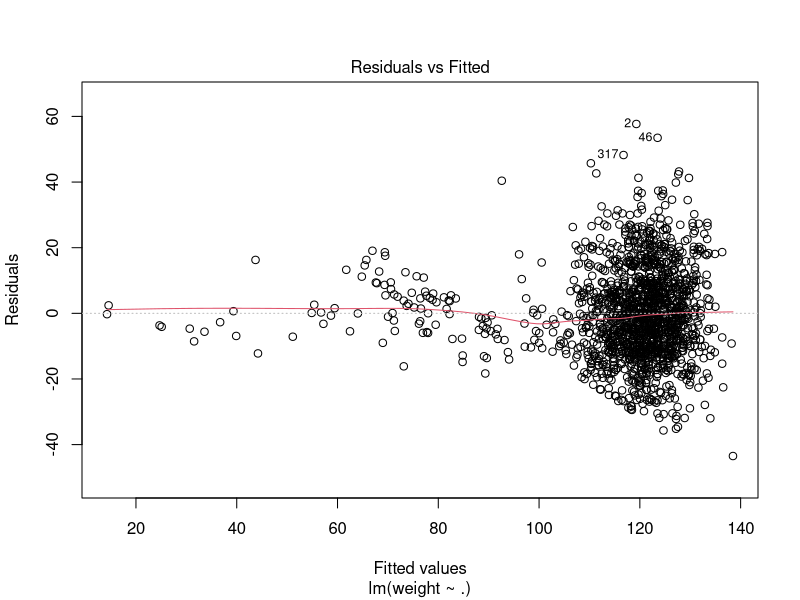
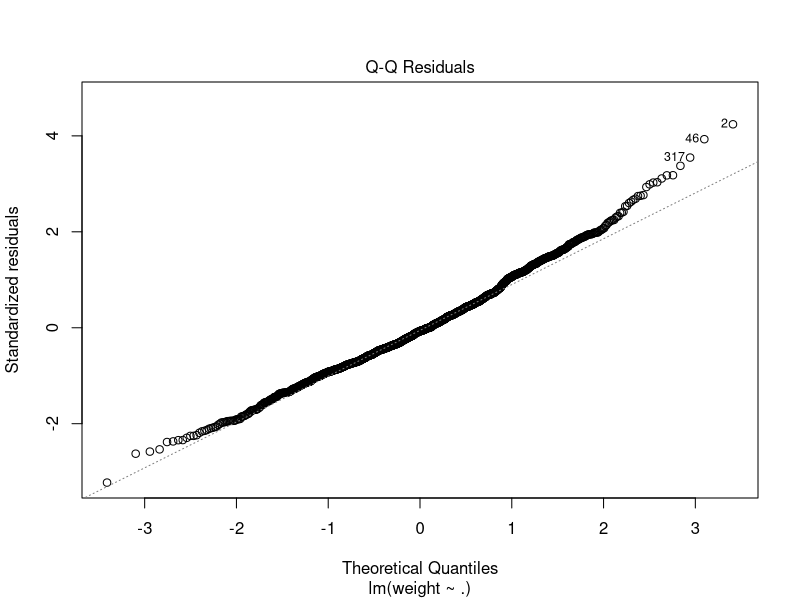
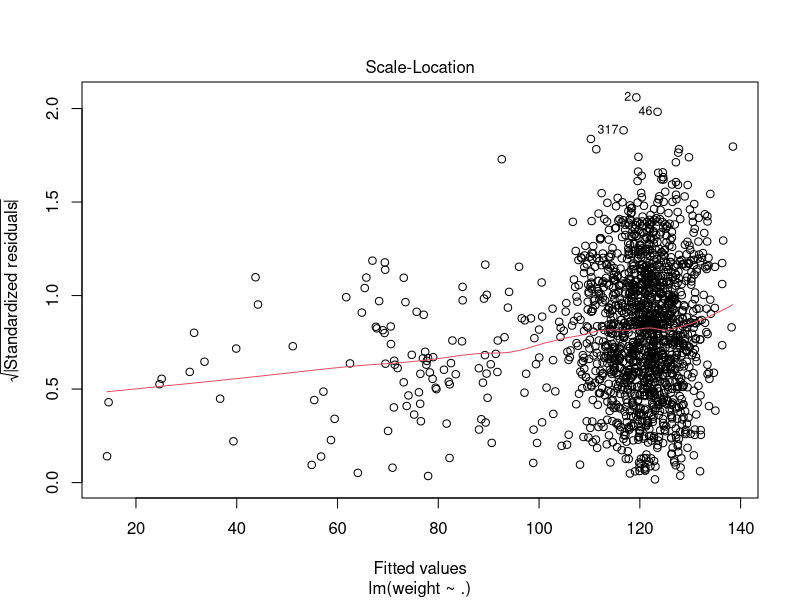
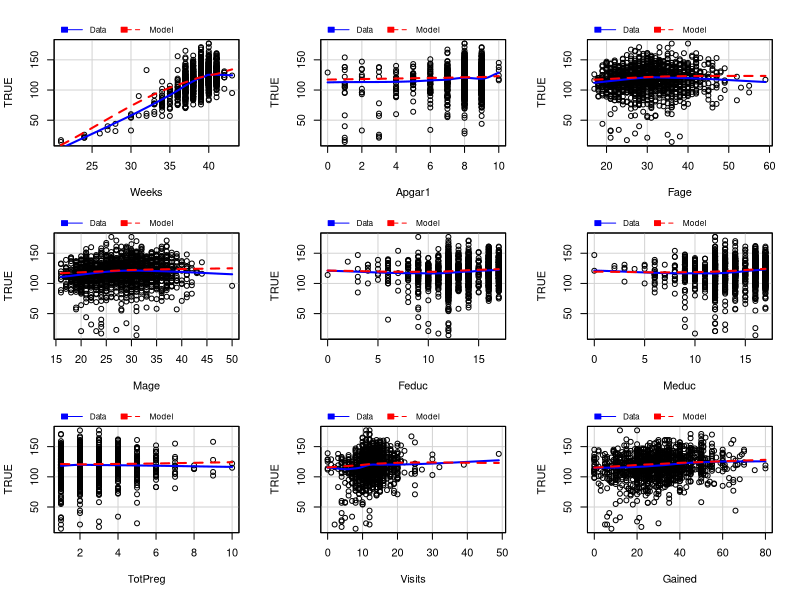
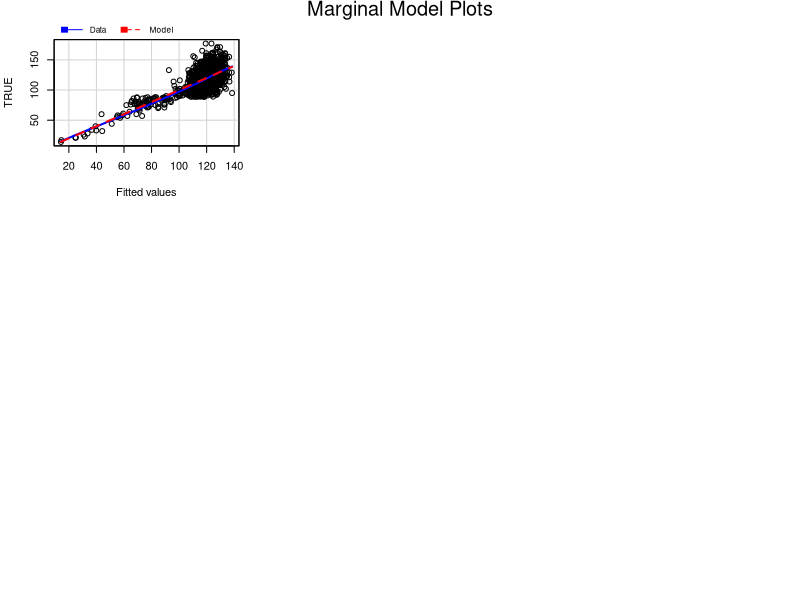

Write R code to recreate these figures, in order. (Note: this script raises an error after producing the figures.)
## ---- chunk 1
#| message: false
#| warning: false
library(tidyverse)
library(car)
library(leaps)

births <- read_csv("birthsforHW.csv", show_col_types = FALSE)

# Convert Habit to factor if needed
if (!is.factor(births$Habit)) births$Habit <- as.factor(births$Habit)
## ---- chunk 2
m_full <- lm(weight ~ ., data = births)
summary(m_full)
## ---- chunk 3
plot(m_full, which = 1:3)
## ---- chunk 4
marginalModelPlots(m_full, ~ Weeks + Apgar1 + Fage + Mage + Feduc + Meduc + TotPreg + Visits + Gained)
## ---- chunk 5
boxCox(m_full)

# Optional alternative from lecture
inverseResponsePlot(m_full)

# Example transformed model (if Box-Cox suggests lambda near 0)
m_transformed <- lm(log(weight) ~ ., data = births)

par(mfrow = c(2, 2))
plot(m_transformed)
par(mfrow = c(1, 1))
## ---- chunk 6
m_q4 <- lm(log(weight) ~ . + Habit:Gained, data = births)
summary(m_q4)
## ---- chunk 7
# Create model matrix to identify which columns to force in (Habit main effect)
X_full <- model.matrix(log(weight) ~ . + Habit:Gained, data = births)
habit_cols <- grep("^Habit", colnames(X_full))
habit_interaction_cols <- grep(":Habit|Habit:", colnames(X_full))
habit_main_cols <- setdiff(habit_cols, habit_interaction_cols)

# Force Habit main effect to stay in model (respecting hierarchy)
force_in_vec <- rep(FALSE, ncol(X_full) - 1)  # Exclude intercept
if (length(habit_main_cols) > 0) {
  force_in_vec[habit_main_cols - 1] <- TRUE  # Adjust for intercept
}

best_sub <- regsubsets(log(weight) ~ . + Habit:Gained, data = births, 
                       nvmax = 15, method = "exhaustive",
                       force.in = force_in_vec)
best_summary <- summary(best_sub)

min_bic_idx <- which.min(best_summary$bic)
print(paste("Best BIC is at index (number of predictors):", min_bic_idx))
best_summary$which[min_bic_idx, ]

plot(1:length(best_summary$bic), best_summary$bic, type = "b",
     xlab = "Model size", ylab = "BIC",
     main = "Best Subsets: BIC by Model Size")
## ---- chunk 8
# Use same force.in vector to maintain hierarchy in backward selection
bwd_sub <- regsubsets(log(weight) ~ . + Habit:Gained, data = births, 
                      method = "backward", nvmax = 15,
                      force.in = force_in_vec)
bwd_summary <- summary(bwd_sub)

min_bwd_idx <- which.min(bwd_summary$bic)
bwd_summary$which[min_bwd_idx, ]
## ---- chunk 9
# Fit the final model using the predictors selected by backward BIC in Q6
# Include Habit main effect to respect hierarchy principle
m_best <- lm(log(weight) ~ Gender + LowBirthWeight + Weeks + Apgar1 + Mage + TotPreg + Marital + Gained + Habit + Habit:Gained,
             data = births)

summary(m_best)
formula(m_best)
## ---- chunk 10
# Optional helper for smoking effect at average Gained
mean_gained <- mean(births$Gained, na.rm = TRUE)
coef_names <- names(coef(m_best))
coef_names[grepl("Habit", coef_names)]
mean_gained
## ---- chunk 11
nrow(births)
length(m_best$fitted.values)
nrow(births) - length(m_best$fitted.values)
## ---- chunk 12
m_best$na.action
head(m_best$na.action, 5)
## ---- chunk 13
p <- length(coef(m_best)) - 1
n_actual <- nobs(m_best)  # Use actual n after NA removal
cutoff <- 2 * (p + 1) / n_actual

leverages <- hatvalues(m_best)
std_res <- rstandard(m_best)
bad_idx <- which(leverages > cutoff & abs(std_res) > 2)

bad_leverage_table <- tibble(
  original_row = as.integer(names(leverages)[bad_idx]),
  row_after_na_omit = bad_idx,
  leverage = unname(leverages[bad_idx]),
  std_resid = unname(std_res[bad_idx])
)

print(paste("n after NA removal:", n_actual))
print(paste("p (excluding intercept):", p))
cutoff
bad_leverage_table
## ---- chunk 14
births.na <- births[-m_best$na.action, ]

# Correct rows in data with omitted rows removed:
births.na[bad_idx, ]

# Optional quick summary of unusualness:
summary(births.na[bad_idx, ])
